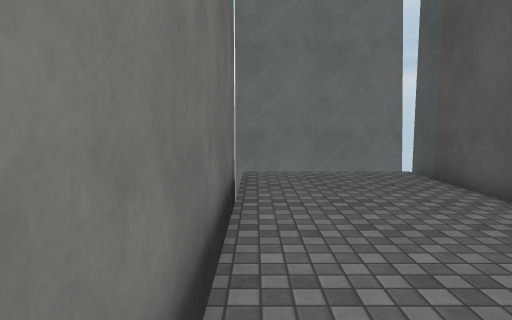
View 1 (above)

14 first-person views from a walk through a Unity game level. The camera is 1.4 m above the floor, tilts 6° down and sees 75° across. The floor is counted in squares, 1 m on a side. Each view is taken from the middle of a square. On the plan, view 1 faces up. The plan holds only what a view shows up to about 15 squares ahead; the rest is blank. The place goes on beyond the plan. The player is left out. Surface patterns are stand-ins for the level's own textures.

View 2
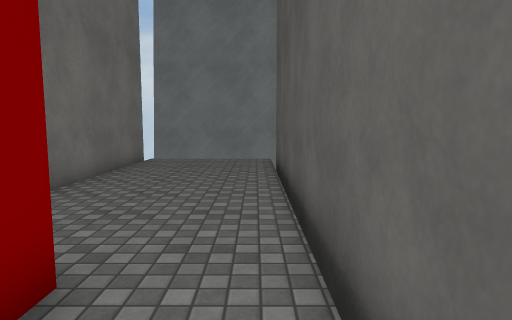

View 3
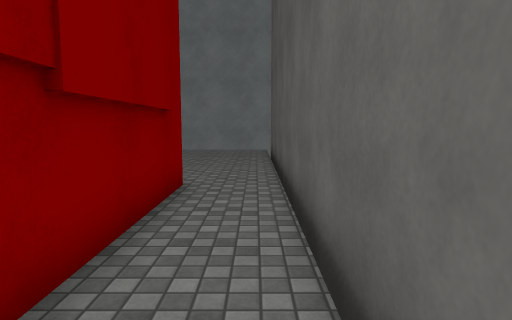

View 4
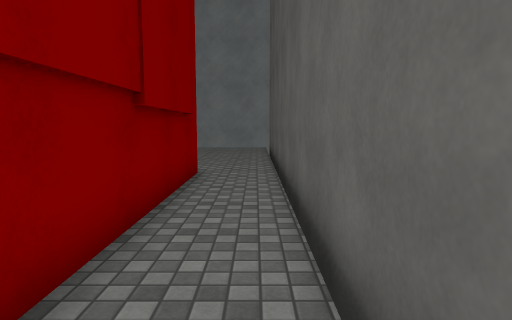

View 5
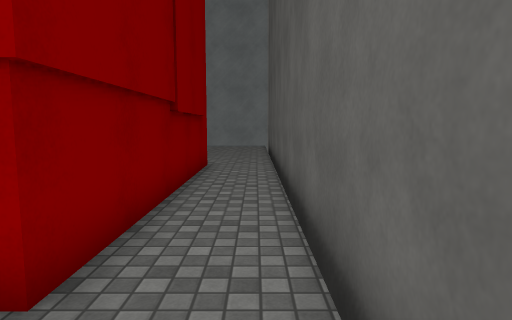

View 6
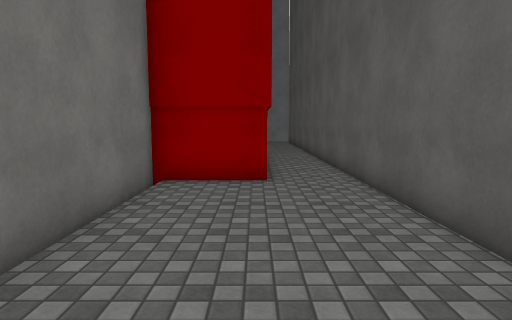

View 7
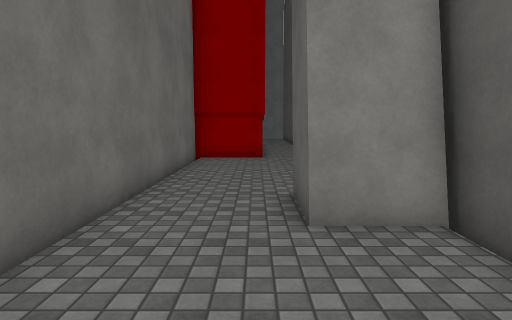

View 8
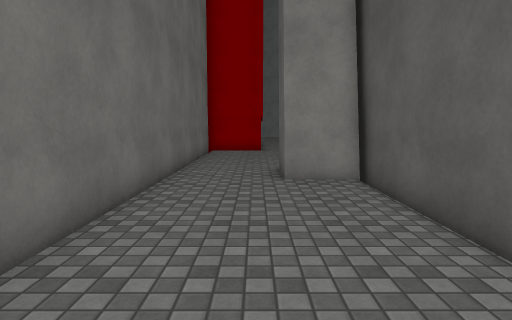

View 9
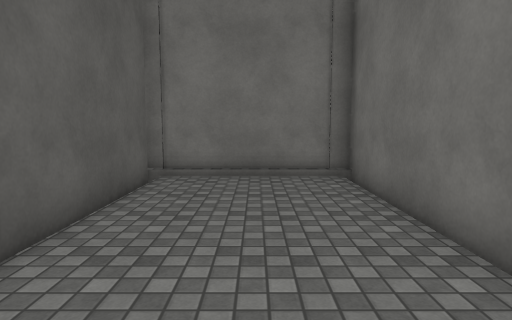

View 10
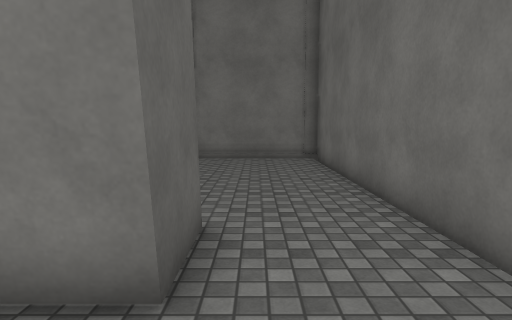

View 11
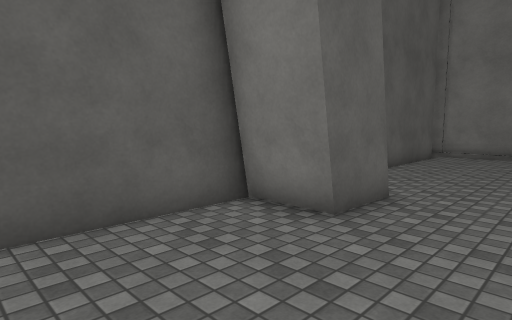

View 12
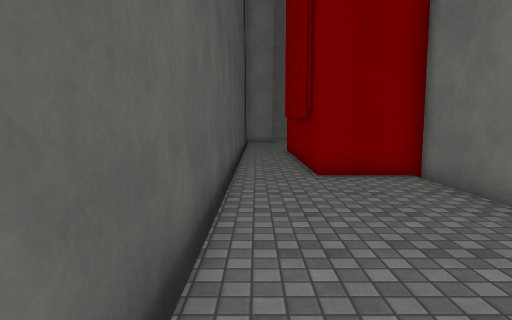

View 13
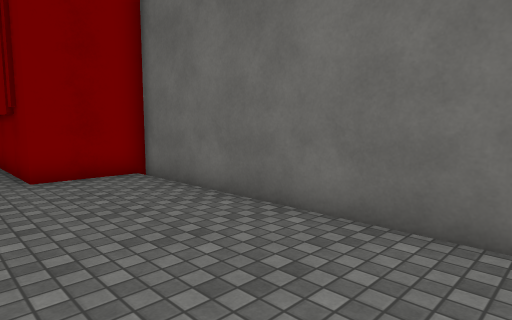

View 14
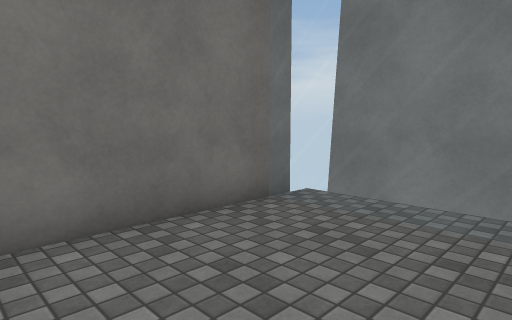

### Floor plan
Ten units are one square. View 1 is at (0, 0); x grows to the right and y downward. Boxes are objects, and circles mark ways between rooms. Rooms are numbered by the first view taken in them; rooms with no view inside come last. Other rooms are left out.
<svg viewBox="-11 -103 67 411">
<path fill="none" stroke="#000" d="M-6 -98 -6 12 23 12 23 106M49 116 49 -89M48 203 27 203 27 183 48 183M23 106 -6 106 -6 303 51 303M49 298 49 116"/>
<circle cx="35" cy="110" r="3" fill="#2a7"/>
<text x="20" y="-10">1</text>
<text x="20" y="200">2</text>
</svg>
Room 1 opens to room 2.

Where each view was taken, in squares from view 1:
view 1: 0 up, 0 right, facing up
view 2: 4 down, 4 right, facing up
view 3: 9 down, 4 right, facing up
view 4: 11 down, 4 right, facing up
view 5: 13 down, 4 right, facing up
view 6: 19 down, 2 right, facing up
view 7: 25 down, 2 right, facing up
view 8: 29 down, 2 right, facing up
view 9: 21 down, 2 right, facing down
view 10: 16 down, 2 right, facing down
view 11: 14 down, 0 right, facing down-right
view 12: 8 up, 4 right, facing down
view 13: 8 up, 4 right, facing down-left
view 14: 4 up, 4 right, facing up-left
